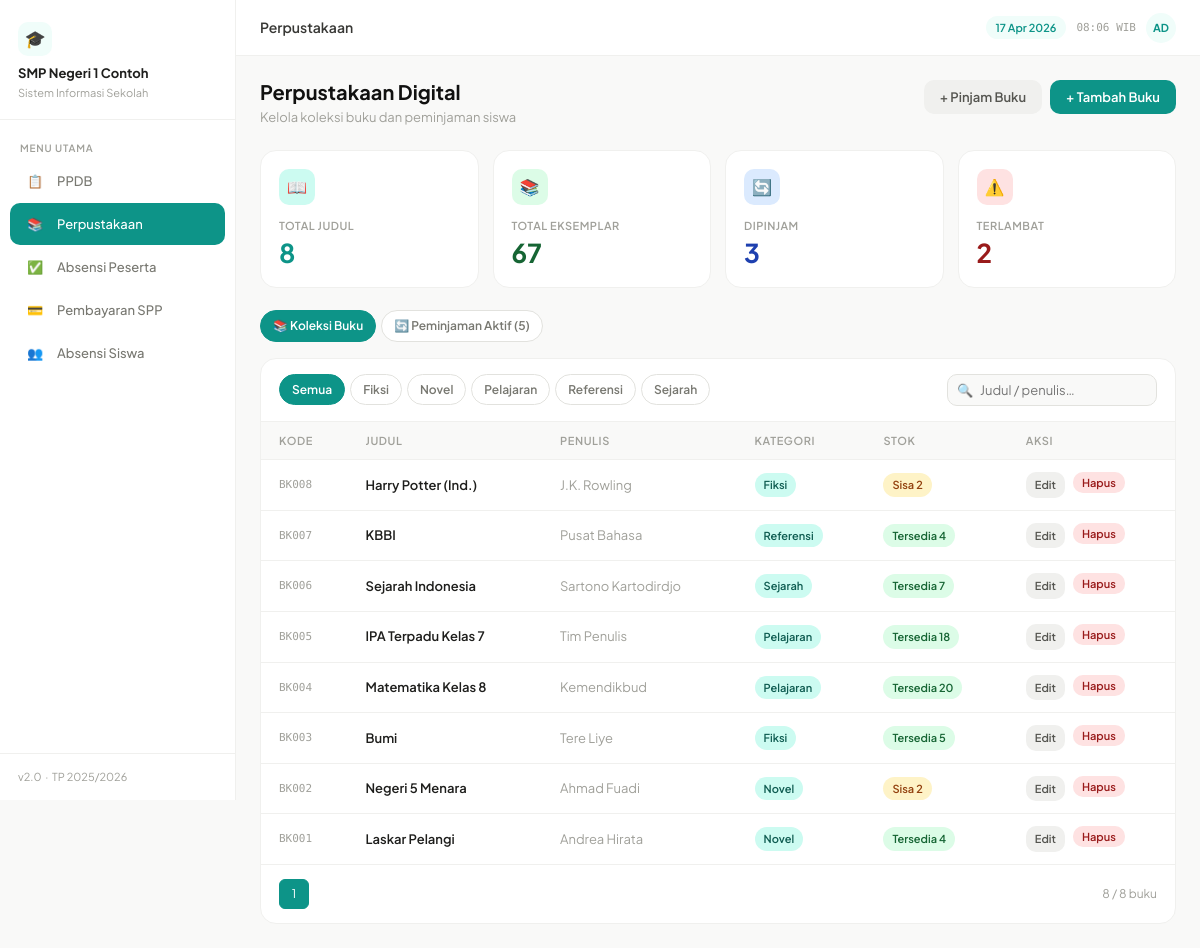
Page /perpustakaan/index.php on the committed database.
### tables this page shows
CREATE TABLE buku (
            id        INTEGER PRIMARY KEY AUTOINCREMENT,
            kode      TEXT    UNIQUE NOT NULL,
            judul     TEXT    NOT NULL,
            penulis   TEXT    NOT NULL,
            kategori  TEXT    NOT NULL,
            stok      INTEGER NOT NULL DEFAULT 1,
            isbn      TEXT,
            created_at TEXT   DEFAULT (datetime('now','localtime'))
        );

### config/database.php (called while the page is built, shortened)
<?php
function db(): PDO {
    static $pdo = null;
    if ($pdo === null) {
        $pdo = new PDO('sqlite:' . DB_PATH);
        $pdo->setAttribute(PDO::ATTR_ERRMODE,            PDO::ERRMODE_EXCEPTION);
        $pdo->setAttribute(PDO::ATTR_DEFAULT_FETCH_MODE, PDO::FETCH_ASSOC);
        $pdo->exec('PRAGMA journal_mode=WAL; PRAGMA foreign_keys=ON;');
    }
    return $pdo;
}

### perpustakaan/index.php (the view, shortened to what this page needs)
<?php
require_once ROOT . '/config/database.php';
require_once ROOT . '/config/helpers.php';
$q       = get('q', '');
$f_kat   = get('kat', 'semua');
$tab     = get('tab', 'buku');
$page    = max(1,(int)get('page',1));
$per     = 8;
$where  = []; $params = [];
$clause = $where ? 'WHERE '.implode(' AND ',$where) : '';
$cnt = db()->prepare("SELECT COUNT(*) FROM buku $clause"); $cnt->execute($params);
$pg  = paginate((int)$cnt->fetchColumn(), $per, $page);
$buku_stmt = db()->prepare("SELECT b.*, (SELECT COUNT(*) FROM peminjaman p WHERE p.buku_id=b.id AND p.status IN ('aktif','terlambat')) dipinjam FROM buku b $clause ORDER BY b.id DESC LIMIT ? OFFSET ?");
$buku_stmt->execute(array_merge($params, [$pg['per_page'], $pg['offset']]));
$buku_rows = $buku_stmt->fetchAll();
$kategori_list = db()->query("SELECT DISTINCT kategori FROM buku ORDER BY kategori")->fetchAll(PDO::FETCH_COLUMN);
$stats = db()->query("SELECT COUNT(*) total_buku, SUM(stok) total_stok FROM buku")->fetch();
$aktif = db()->query("SELECT COUNT(*) FROM peminjaman WHERE status='aktif'")->fetchColumn();
$telat = db()->query("SELECT COUNT(*) FROM peminjaman WHERE status='terlambat'")->fetchColumn();
require_once ROOT . '/config/layout.php';
?>
<div class="page-header">
  <div>
    <h1 class="page-title">Perpustakaan Digital</h1>
    <p class="page-subtitle">Kelola koleksi buku dan peminjaman siswa</p>
  </div>
  <div class="flex gap-2">
    <button class="btn btn-ghost" onclick="openModal('modal-pinjam')">+ Pinjam Buku</button>
    <button class="btn btn-primary" onclick="openModal('modal-tambah-buku')">+ Tambah Buku</button>
  </div>
</div>
<div class="stats-grid">
  <div class="stat-card"><div class="stat-icon" style="background:#CCFBF1;color:#0D9488">📖</div><div class="stat-label">Total Judul</div><div class="stat-value" style="color:#0D9488"><?= $stats['total_buku'] ?></div></div>
  <div class="stat-card"><div class="stat-icon" style="background:#DCFCE7;color:#166534">📚</div><div class="stat-label">Total Eksemplar</div><div class="stat-value" style="color:#166534"><?= $stats['total_stok'] ?></div></div>
  <div class="stat-card"><div class="stat-icon" style="background:#DBEAFE;color:#1E40AF">🔄</div><div class="stat-label">Dipinjam</div><div class="stat-value" style="color:#1E40AF"><?= $aktif ?></div></div>
  <div class="stat-card"><div class="stat-icon" style="background:#FEE2E2;color:#991B1B">⚠️</div><div class="stat-label">Terlambat</div><div class="stat-value" style="color:#991B1B"><?= $telat ?></div></div>
</div>
<div class="pills mb-4">
  <a href="?tab=buku&kat=<?= e($f_kat) ?>&q=<?= e($q) ?>"   class="pill <?= $tab==='buku'?'active':'' ?>">📚 Koleksi Buku</a>
  <a href="?tab=pinjam&kat=<?= e($f_kat) ?>&q=<?= e($q) ?>" class="pill <?= $tab==='pinjam'?'active':'' ?>">🔄 Peminjaman Aktif (<?= $aktif + $telat ?>)</a>
</div>
<?php if ($tab === 'buku'): ?>
<div class="table-wrapper">
  <div class="card-header">
    <div class="pills">
      <a href="?tab=buku&kat=semua&q=<?= e($q) ?>" class="pill <?= $f_kat==='semua'?'active':'' ?>">Semua</a>
      <?php foreach ($kategori_list as $k): ?>
      <a href="?tab=buku&kat=<?= urlencode($k) ?>&q=<?= e($q) ?>" class="pill <?= $f_kat===$k?'active':'' ?>"><?= e($k) ?></a>
      <?php endforeach; ?>
    </div>
    <form method="GET" style="display:contents">
      <div class="search-wrap"><span class="search-icon">🔍</span>
        <input type="text" name="q" class="search-input" placeholder="Judul / penulis…" value="<?= e($q) ?>">
      </div>
    </form>
  </div>
  <table>
    <thead><tr><th>Kode</th><th>Judul</th><th>Penulis</th><th>Kategori</th><th>Stok</th><th>Aksi</th></tr></thead>
    <tbody>
    <?php foreach ($buku_rows as $b): ?>
    <tr>
      <td class="td-mono"><?= e($b['kode']) ?></td>
      <td class="td-bold"><?= e($b['judul']) ?></td>
      <td class="text-sm text-muted"><?= e($b['penulis']) ?></td>
      <td><?= badge($b['kategori'],'teal') ?></td>
      <td><?= badge_stok($b['stok'], $b['dipinjam']) ?></td>
      <td>
        <div class="flex gap-2">
          <a href="?edit=<?= $b['id'] ?>&tab=buku" class="btn btn-ghost btn-xs">Edit</a>
          <form method="POST" style="display:inline">
            <button class="btn btn-danger btn-xs" data-confirm="Hapus buku <?= e($b['judul']) ?>?">Hapus</button>
          </form>
        </div>
      </td>
    </tr>
    <?php endforeach; ?>
    </tbody>
  </table>
  <div class="pagination">
    <?php for ($i=1;$i<=$pg['total_pages'];$i++): ?>
    <a href="?tab=buku&page=<?= $i ?>&kat=<?= e($f_kat) ?>&q=<?= e($q) ?>" class="pg-btn <?= $i===$pg['page']?'active':'' ?>"><?= $i ?></a>
    <?php endfor; ?>
    <span class="pg-info"><?= count($buku_rows) ?> / <?= $pg['total'] ?> buku</span>
  </div>
</div>
<?php endif; ?>
<?php require_once ROOT . '/config/layout_end.php'; ?>

### config/helpers.php (shortened to what this page needs)
<?php
function badge(string $text, string $color): string {
    return '<span class="badge badge-'.$color.'">'.htmlspecialchars($text).'</span>';
}
function badge_stok(int $stok, int $dipinjam): string {
    $sisa = $stok - $dipinjam;
    if ($sisa <= 2) return badge('Sisa '.$sisa, 'amber');
    return badge('Tersedia '.$sisa, 'green');
}
function get(string $key, mixed $default = ''): mixed {
    return $_GET[$key] ?? $default;
}
function e(mixed $v): string {
    return htmlspecialchars((string)$v, ENT_QUOTES, 'UTF-8');
}
function paginate(int $total, int $per_page, int $page): array {
    $total_pages = max(1, (int)ceil($total / $per_page));
    $page        = max(1, min($page, $total_pages));
    $offset      = ($page - 1) * $per_page;
    return ['page' => $page, 'per_page' => $per_page, 'offset' => $offset,
            'total' => $total, 'total_pages' => $total_pages];
}

### rows in the picture
buku: kode "BK008", judul "Harry Potter (Ind.)", penulis "J.K. Rowling", kategori "Fiksi Sisa 2"
buku: kode "BK007", judul "KBBI", penulis "Pusat Bahasa", kategori "Referensi Tersedia 4"
buku: kode "BK006", judul "Sejarah Indonesia", penulis "Sartono Kartodirdjo", kategori "Sejarah Tersedia 7"
buku: kode "BK005", judul "IPA Terpadu Kelas 7", penulis "Tim Penulis", kategori "Pelajaran Tersedia 18"
buku: kode "BK004", judul "Matematika Kelas 8", penulis "Kemendikbud", kategori "Pelajaran Tersedia 20"
buku: kode "BK003", judul "Bumi", penulis "Tere Liye", kategori "Fiksi Tersedia 5"
buku: kode "BK002", judul "Negeri 5 Menara", penulis "Ahmad Fuadi", kategori "Novel Sisa 2"
buku: kode "BK001", judul "Laskar Pelangi", penulis "Andrea Hirata", kategori "Novel Tersedia 4"

### other values in the picture
$m['icon'] "📋"
$m['label'] "PPDB"
$m['icon'] "📚"
$m['label'] "Perpustakaan"
$m['icon'] "✅"
$m['label'] "Absensi Peserta"
$m['icon'] "💳"
$m['label'] "Pembayaran SPP"
$m['icon'] "👥"
$m['label'] "Absensi Siswa"
$page_title "Perpustakaan"
$stats['total_buku'] "8"
$stats['total_stok'] "67"
$aktif "3"
$telat "2"
